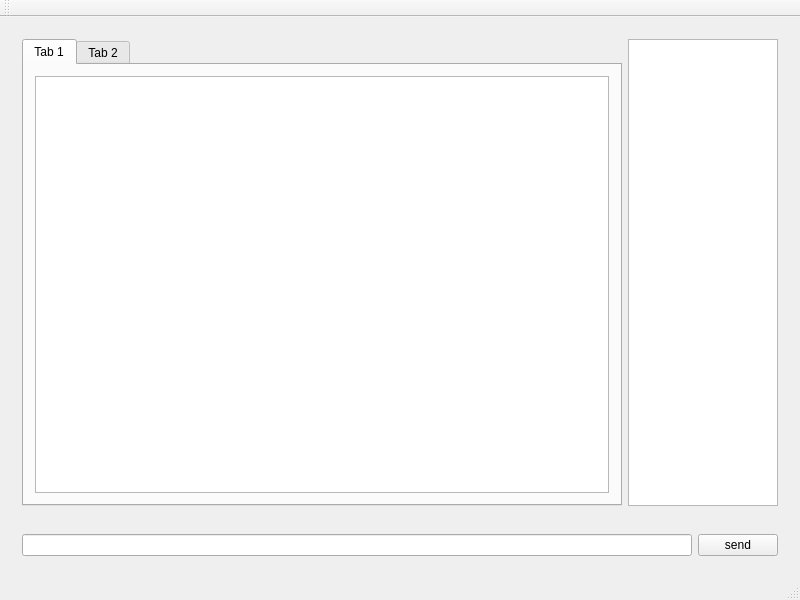
<?xml version="1.0" encoding="UTF-8"?>
<ui version="4.0">
 <class>MainWindow</class>
 <widget class="QMainWindow" name="MainWindow">
  <property name="geometry">
   <rect>
    <x>0</x>
    <y>0</y>
    <width>800</width>
    <height>600</height>
   </rect>
  </property>
  <property name="windowTitle">
   <string>qIRC</string>
  </property>
  <property name="windowOpacity">
   <double>1.000000000000000</double>
  </property>
  <widget class="QWidget" name="centralWidget">
   <layout class="QVBoxLayout" name="verticalLayout">
    <item>
     <widget class="QWidget" name="chatWidget" native="true">
      <layout class="QHBoxLayout" name="horizontalLayout">
       <item>
        <widget class="QTabWidget" name="chatTabWidget">
         <property name="sizePolicy">
          <sizepolicy hsizetype="Expanding" vsizetype="Expanding">
           <horstretch>1</horstretch>
           <verstretch>0</verstretch>
          </sizepolicy>
         </property>
         <property name="minimumSize">
          <size>
           <width>600</width>
           <height>400</height>
          </size>
         </property>
         <property name="currentIndex">
          <number>0</number>
         </property>
         <widget class="QWidget" name="tab_3">
          <attribute name="title">
           <string>Tab 1</string>
          </attribute>
          <layout class="QHBoxLayout" name="horizontalLayout_3">
           <item>
            <widget class="QPlainTextEdit" name="chatPlainTextEdit"/>
           </item>
          </layout>
         </widget>
         <widget class="QWidget" name="tab_4">
          <attribute name="title">
           <string>Tab 2</string>
          </attribute>
         </widget>
        </widget>
       </item>
       <item>
        <widget class="QListWidget" name="userListWidget">
         <property name="minimumSize">
          <size>
           <width>150</width>
           <height>400</height>
          </size>
         </property>
         <property name="maximumSize">
          <size>
           <width>150</width>
           <height>16777215</height>
          </size>
         </property>
        </widget>
       </item>
      </layout>
     </widget>
    </item>
    <item>
     <widget class="QWidget" name="messageWidget" native="true">
      <layout class="QHBoxLayout" name="horizontalLayout_2">
       <item>
        <widget class="QLineEdit" name="messageLineEdit"/>
       </item>
       <item>
        <widget class="QPushButton" name="chatPushButton">
         <property name="text">
          <string>send</string>
         </property>
        </widget>
       </item>
      </layout>
     </widget>
    </item>
   </layout>
  </widget>
  <widget class="QMenuBar" name="menuBar">
   <property name="geometry">
    <rect>
     <x>0</x>
     <y>0</y>
     <width>800</width>
     <height>21</height>
    </rect>
   </property>
  </widget>
  <widget class="QToolBar" name="mainToolBar">
   <attribute name="toolBarArea">
    <enum>TopToolBarArea</enum>
   </attribute>
   <attribute name="toolBarBreak">
    <bool>false</bool>
   </attribute>
  </widget>
  <widget class="QStatusBar" name="statusBar"/>
 </widget>
 <layoutdefault spacing="6" margin="11"/>
 <resources/>
 <connections/>
</ui>
